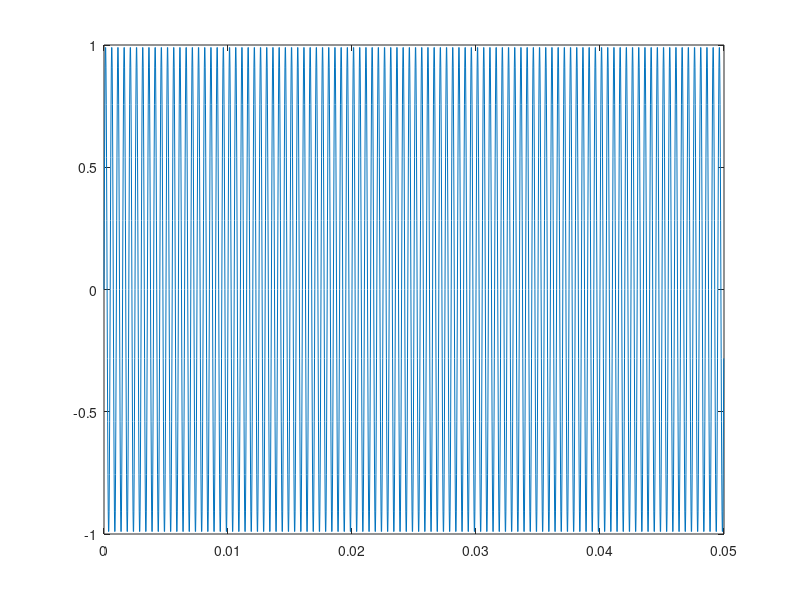
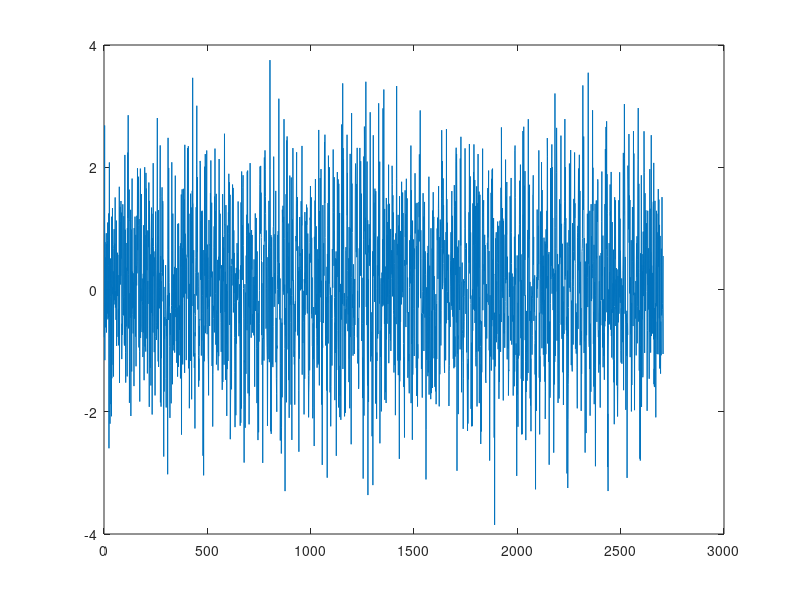
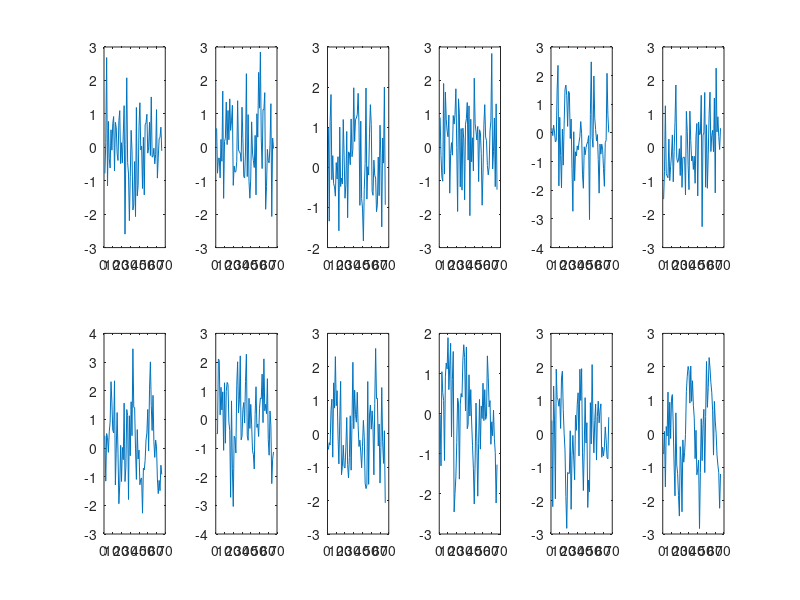
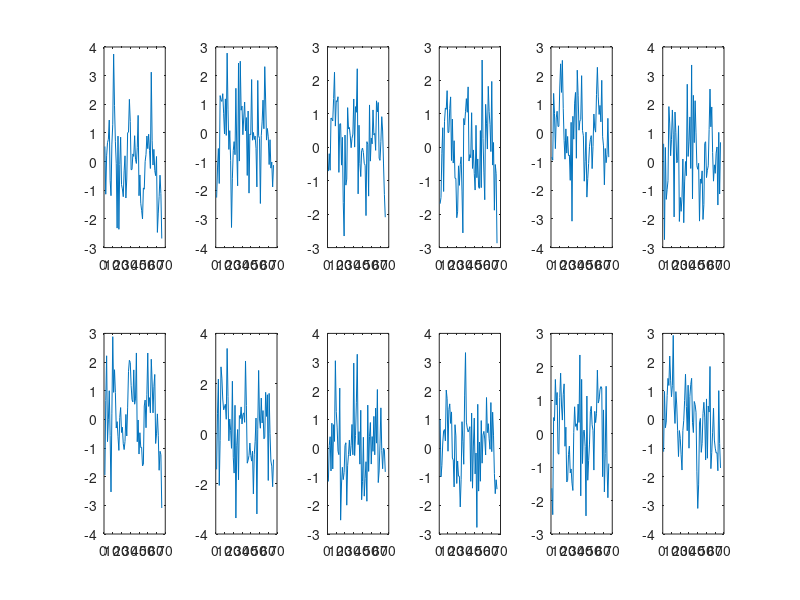

The MATLAB source for these figures, in order: (Note: this script raises an error after producing the figures.)
clearvars
close all

Fs = 44000;
buffer_length = 66;

%% Pulse generation
pulse_length = 0.05;
pulse_frequency = 2000;

T_pulse = 0: 1/Fs: pulse_length-1/Fs;
Y_pulse = sin(2*pi*pulse_frequency*T_pulse);
%Y_pulse = zeros(1,length(T_pulse));

plot(T_pulse, Y_pulse);

%% Propogate signal (time shift, attinuation and noise)
signal_length = ceil((length(T_pulse) + 500)/buffer_length)*buffer_length;

sample_delay = randi(500);
snr = 0.1;

% True TDOAs form sample delays, with value 1 as reference

signal = zeros(1,signal_length);
signal(sample_delay:sample_delay + length(T_pulse) - 1) = Y_pulse;
signal = awgn(signal,snr);

figure
plot(signal)

%% Record short buffers

num_recorded_buffers = signal_length/buffer_length;
recorded_buffers = zeros(num_recorded_buffers, buffer_length);


for i = 0:num_recorded_buffers-1
    start_idx = i*buffer_length+1;
    if start_idx + buffer_length - 1 >= signal_length
        1+1;
    end
    
    recorded_buffers(i+1,:) = signal(start_idx:start_idx+buffer_length-1);
    
    if mod(i,12) == 0
        figure
    end
    subplot(2,6,mod(i,12)+1)
    plot(recorded_buffers(i+1,:))    
    
end

%% Test vectors

num_test_phases = 3;
test_phases = pi* (0:1/num_test_phases: 1-1/num_test_phases);

T_test_vector = 0: 1/Fs: (buffer_length - 1)/Fs;

test_vectors = zeros(num_test_phases, buffer_length);

figure
for i = 1:num_test_phases
    test_vectors(i,:) = sin(2*pi*pulse_frequency*T_test_vector + test_phases(i));
    plot(T_test_vector,test_vectors(i,:),"DisplayName","phase = " + num2str(test_phases(i)));
    hold on
end
legend

%% buffer based coorrelation

corr_values = zeros(num_test_phases, num_recorded_buffers);

figure
for i = 1:num_test_phases
    for j = 1:num_recorded_buffers
        corr_values(i,j) = recorded_buffers(j,:) * test_vectors(i,:)';
    end
    stem(corr_values(i,:),"DisplayName","phase = " + num2str(test_phases(i)))
    hold on
end
legend

%% Make single value feature

feature_values = max(abs(corr_values));

figure
stem(feature_values)



